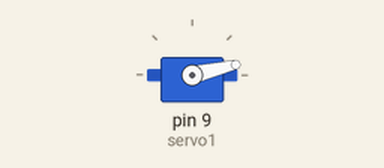
Recording of a sketch running on a simulated Arduino Uno, built with avr-gcc and run on an emulated ATmega328P. Shown: servo.

Above: at 0.05 s.
At 1.05 s:
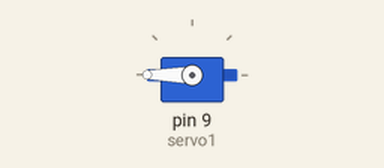
At 1.65 s:
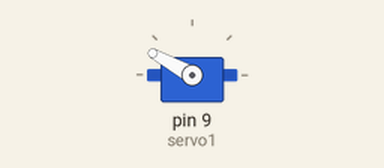
At 2.05 s:
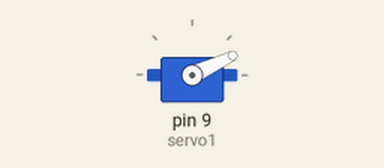
Timing chart, 0 to 7.2 s (numbered marks = the images above):
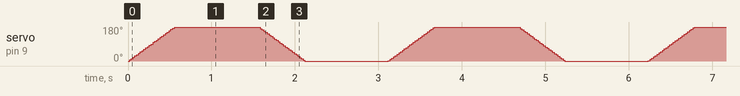

The sketch:

servo.ino
```cpp
#include <Servo.h>                    // Incluir la librería Servo
Servo servo1;                         // Crear un objeto tipo Servo llamado servo1
int angulo = 0 ;

void setup()
    {
        servo1.attach(9) ;             // Conectar servo1 al pin 9
    }

void loop()
    {
        for(angulo  = 0; angulo  <= 180; angulo  += 1)   //incrementa angulo 1 grado
            {
                 servo1.write(angulo);
                 delay(3);
            }
            delay(1000);
        for(angulo  = 180; angulo  >=0; angulo  -=1 )    //decrementa angulo 1 grado
            {
                 servo1.write( angulo );
                 delay(3);
            }
            delay(1000);
    }
```
